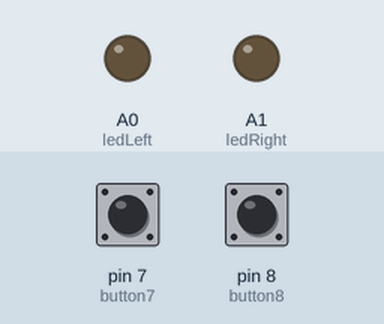
Simulated run of this sketch. Board: Teensy 4. Parts: output pins drawn as LEDs (lit = HIGH). Inputs (shaded band) come from the test bench; at power-on: pin 7 (button7) HIGH, pin 8 (button8) HIGH.

Above: at 1.2 s.
1.3 s: pin 7 (button7) pulled LOW for 0.15 s
At 2.1 s:
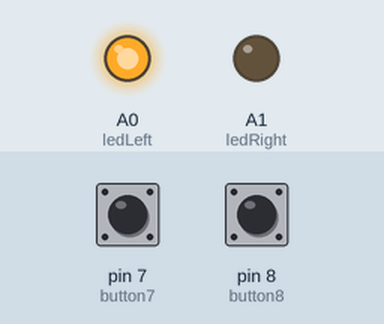
2.9 s: pin 8 (button8) pulled LOW for 0.15 s
At 3.3 s:
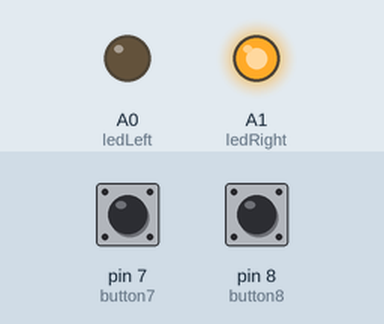
4.5 s: pin 7 (button7) pulled LOW for 1 s
At 5.8 s:
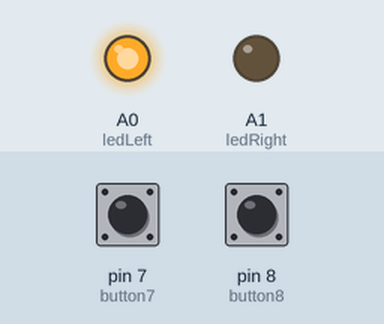
7.0 s: pin 8 (button8) pulled LOW for 1 s
At 7.7 s:
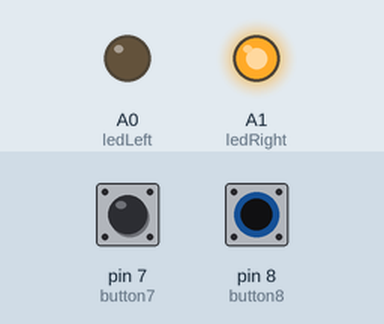
Timing chart, 0 to 10.0 s (numbered marks = the images above; inputs shaded):
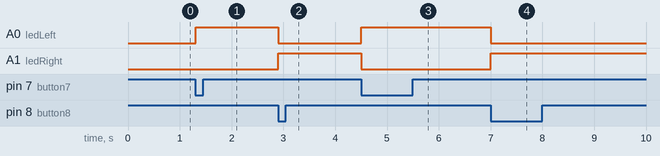

The sketch:

PairingButtons.ino
```cpp
#include <Bounce.h>

const byte SYSEX_BEGIN     = 0xF0;
const byte SYSEX_END       = 0xF7;
const byte MANUFACTURER_ID = 0x42;

// Create Bounce objects for each button.  The Bounce object
// automatically deals with contact chatter or "bounce", and
// it makes detecting changes very simple.
Bounce button7 = Bounce(7, 5);
Bounce button8 = Bounce(8, 5);
int ledLeft = 14;
int ledRight = 15;

void setup() {
  pinMode(7, INPUT_PULLUP);
  pinMode(8, INPUT_PULLUP);
  pinMode(ledLeft, OUTPUT);
  pinMode(ledRight, OUTPUT);
}

void loop() {
  // Update all the buttons.  There should not be any long
  // delays in loop(), so this runs repetitively at a rate
  // faster than the buttons could be pressed and released.
  button7.update();
  button8.update();

  if (button7.fallingEdge()) {
    // see https://stackoverflow.com/a/15720219/3212907 and
    // https://cnx.org/contents/csA1TDZU@3/MIDI-Messages#id-758884344759
    byte data[] = { SYSEX_BEGIN, MANUFACTURER_ID, 0x07, SYSEX_END };
    usbMIDI.sendSysEx(sizeof(data), data, true);

    digitalWrite(ledLeft, HIGH);
    digitalWrite(ledRight, LOW);
  }

  if (button8.fallingEdge()) {
    byte data[] = { SYSEX_BEGIN, MANUFACTURER_ID, 0x08, SYSEX_END };
    usbMIDI.sendSysEx(sizeof(data), data, true);

    digitalWrite(ledLeft, LOW);
    digitalWrite(ledRight, HIGH);
  }

  if (button7.risingEdge()) {
  }

  // MIDI Controllers should discard incoming MIDI messages.
  // http://forum.pjrc.com/threads/24179-Teensy-3-Ableton-Analog-CC-causes-midi-crash
  while (usbMIDI.read()) {
    // ignore incoming messages
  }
}
```

Measured:
- after the input at 1.3 s, A0 (ledLeft): LOW → HIGH at once
- after the input at 2.9 s, A0 (ledLeft): HIGH → LOW at once; A1 (ledRight): LOW → HIGH at once
- after the input at 4.5 s, A0 (ledLeft): LOW → HIGH at once; A1 (ledRight): HIGH → LOW at once
- after the input at 7.0 s, A0 (ledLeft): HIGH → LOW at once; A1 (ledRight): LOW → HIGH at once
